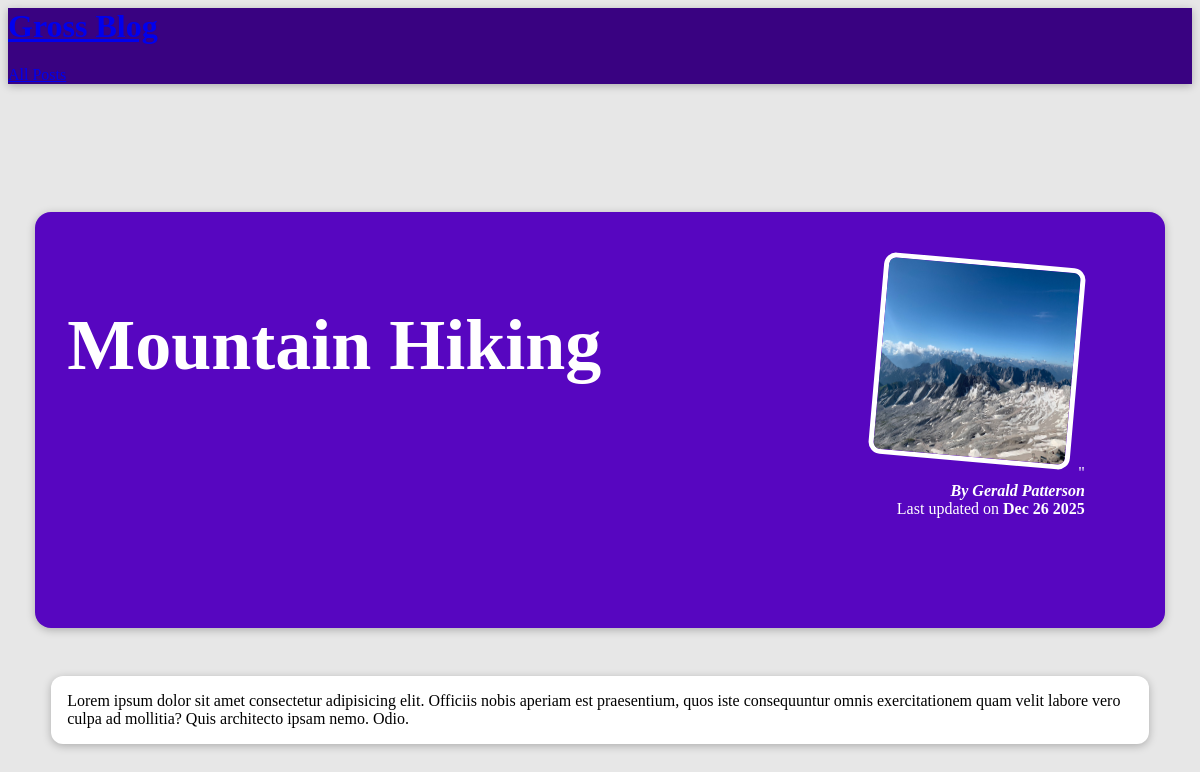
The app's page /posts/hike-in-the-mountains/ with its own data.
### blog/models.py (models this page shows)
class Post(models.Model):
    title = models.CharField(max_length=100)
    excerpt = models.CharField(max_length=200)
    image_name = models.CharField(max_length=100)
    date = models.DateField(auto_now=True)
    slug = models.SlugField(unique=True, db_index=True)
    content = models.TextField(validators=[MinLengthValidator(10)])
    tags = models.ManyToManyField(Tag, related_name='posts')
    author = models.ForeignKey(Author, on_delete=models.CASCADE, null=True,related_name='posts')

class Author(models.Model):
    first_name = models.CharField(max_length=50)
    last_name = models.CharField(max_length=50)
    email_address = models.EmailField()
    def full_name(self):
        return f"{self.first_name} {self.last_name}"
    def __str__(self):
        return self.full_name()

### blog/views.py (the view)
# urls.py: path('posts/<slug:slug>/', views.post_detail, name='post-detail-page'),
def post_detail(request, slug):
    identified_post = get_object_or_404(Post, slug=slug)
    return render(request, "blog/post-detail.html", {
        "post": identified_post,
        "post_tags": identified_post.tags.all(),
    })

### blog/templates/blog/post-detail.html (shortened to what this page needs)
{% extends 'base.html' %}
{% load static %}
{%  block css_files %}
    <link rel="stylesheet" href="{% static 'css/post-detail.css' %}">
{% endblock %}
{% block content %}
<section id="summary">
    <h2>{{  post.title }}</h2>
    <article>
        <img src="{% static 'blog/images/'|add:post.image_name %}" alt="{{ post.title }}">"
        <address>By <a href="mailto:{{ post.author.email_address }}">{{  post.author }}</a></address>
        <div>Last updated on <time>{{  post.date|date:"M d Y"  }}</time></div>
    </article>
</section>
    <main>
    {{ post.content|safe }}
    </main>
{% endblock %}

### blog/static/css/post-detail.css (style rules this page uses)
body { background-color: #e7e7e7; }
#summary { margin: 8rem auto 3rem auto; padding: 2rem; width: 90%; max-width: 90rem; border-radius: 16px; background-color: #5706c0; position: relative; box-shadow: 0 2px 8px rgba(0, 0, 0, 0.25); height: 22rem; }
#summary a { color: white; text-decoration: none; }
#summary h2 { color: white; font-size: 4.5rem; }
#summary article { position: absolute; top: 2rem; right: 3rem; padding: 1rem 2rem; border-radius: 12px; text-align: right; color: white; }
#summary article img { width: 12rem; height: 12rem; border-radius: 12px; transform: rotateZ(5deg); border: 5px solid white; margin-bottom: 1rem; }
#summary address { font-weight: bold; }
#summary time { font-weight: bold; }
main { width: 90%; max-width: 90rem; margin: 3rem auto; background-color: white; padding: 1rem; border-radius: 12px; box-shadow: 0 2px 8px rgba(0, 0, 0, 0.25); }

### records on screen
Post: title "Mountain Hiking", image_name (picture), author "Gerald Patterson", date "Dec 26 2025", content "Lorem ipsum dolor sit amet consectetur adipisicing elit. Officiis nobis aperiam est praesentium, quos iste consequuntur omnis exercitationem quam velit labore vero culpa ad mollitia? Quis architecto ipsam nemo. Odio."
